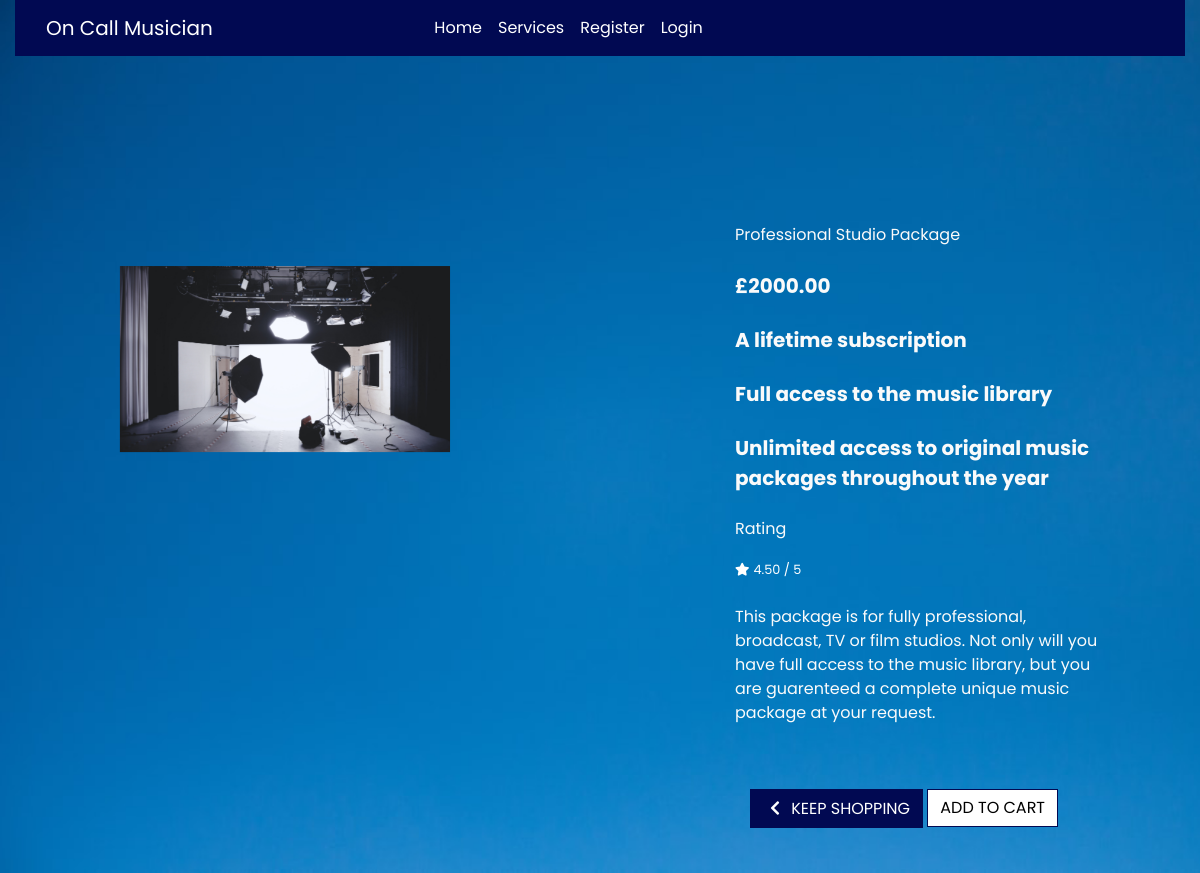
Screenshot of /services/3/ with the database file from the repository.
### services/models.py (models this page shows, shortened)
class Service(models.Model):
    name = models.CharField(max_length=254)
    description = models.TextField(max_length=400)
    price = models.DecimalField(max_digits=6, decimal_places=2)
    subscription = models.CharField(max_length=254, default='Subscription')
    access = models.CharField(max_length=254, default='Access')
    original_music = models.CharField(max_length=254, default='Original Music')
    rating = models.DecimalField(max_digits=6, decimal_places=2, null=True,
                                 blank=True)
    image_url = models.URLField(max_length=1024, null=True, blank=True)
    image = models.ImageField(null=True, blank=True)

### services/views.py (the view)
# urls.py: path('<int:service_id>/', views.service_detail, name='service_detail'),
def service_detail(request, service_id):
    service = get_object_or_404(Service, pk=service_id)
    context = {
        'service': service,
    }
    return render(request, 'services/service_detail.html', context)

### cart/contexts.py (called while the page is built, shortened)
def cart_contents(request):
    cart_items = []
    total = 0
    service_count = 0
    discount = 0
    cart = request.session.get('cart', {})
    if total < settings.TEN_PERCENT_DISCOUNT:
        discount = total * Decimal(settings.SINGLE_PRODUCT_COUNT)
        discount_delta = settings.TEN_PERCENT_DISCOUNT - total
    else:
        discount = 0
        discount_delta = 0
    grand_total = discount + total
    context = {
        'cart_items': cart_items,
        'total': total,
        'service_count': service_count,
        'discount': discount,
        'discount_delta': discount_delta,
        'ten_percent_discount': settings.TEN_PERCENT_DISCOUNT,
        'grand_total': grand_total,
    }
    return context

### services/templates/services/service_detail.html (shortened to what this page needs)
{% extends "base.html" %}
{% load static %}
{% block content %}
<div class="overlay"></div>
<div class="container-fluid image-container">
    <div class="col-12 col-md-6 col-lg-4 offset-lg-2">
        <div class=" my-5 ">
            {% if service.image %}
            <a href="{{ service.image.url }}" target="_blank">
                <img class="detail-img col-sm-12" src="{{ service.image.url }}" alt="{{ service.name }}">
            </a>
            {% else %}
            <a href="">
                <img class="detail-img" src="{{ MEDIA_URL }}noimage.png" alt="{{ service.name }}">
            </a>
            {% endif %}
        </div>
    </div>
</div>
<div class="service-details-container col-12 col-md-6 col-lg-4 col-sm-12">
    <div class=" mb-5 mt-md-5">
        <p class="mb-0">{{ service.name }}</p><br>
        <p class="lead mb-0 text-left font-weight-bold">£{{ service.price }}</p><br>
        <p class="lead mb-0 text-left font-weight-bold">{{ service.subscription }}</p><br>
        <p class="lead mb-0 text-left font-weight-bold">{{ service.access }}</p><br>
        <p class="lead mb-0 text-left font-weight-bold">{{ service.original_music }}</p><br>
        {% if service.rating %}
        <p>Rating</p>
        <small class="text-white"><i class="fas fa-star mr-1"></i>{{ service.rating }} / 5</small><br>
        {% else %}
        <small class="text-white">No Rating</small>
        {% endif %}<br>
        <p class="mb-0">{{ service.description }}</p>
        <div class="col-12">
            <form class="form" action="{% url 'add_to_cart' service.id %}" method="POST">
                <div class="form-row">
                    <div class="col-12">
                    </div>
                    <div class="col-12">
                        <a href="{% url 'services' %}" class="btn btn-blue rounded-0 mt-5">
                            <span class="icon">
                                <i class="fas fa-chevron-left"></i>
                            </span>
                            <span class="text-uppercase">Keep Shopping</span>
                        </a>
                        <input type="submit" class="btn btn-outline-blue rounded-0 text-uppercase mt-5"
                            value="Add to Cart">
                    </div>
                </div>
            </form>
        </div>
    </div>
</div>
    {% endblock %}

### static/css/base.css (style rules this page uses)
html { height: 100%; }
body { background: url('/media/hannah-troupe-wL_w5t_OKtI-unsplash.jpg') no-repeat center center fixed; background-size: cover; color: rgb(250, 250, 250); font-family: 'Poppins', sans-serif; }
.overlay { height: 100%; width: 100%; top: 0; left: 0; position: fixed; background-image: url(/media/overlay.png); background-size: cover; z-index: -1; }
.icon { align-items: center; display: inline-flex; justify-content: center; height: 1.5rem; width: 1.5rem; }
.btn-blue { background: rgb(1, 9, 82); color: white; }
.btn-outline-blue { background: white; color: black !important; border: 1px solid rgb(1, 9, 82); }
.image-container { position: absolute; right: 10%; top: 30%; }
.detail-img { min-width: 100%; max-width: 500px; }
.service-details-container { position: absolute; left: 60%; top: 1%; }
.text-white { color: rgb(255, 255, 255) !important; }
@media (min-width: 992px) { .image-container { position: absolute; top: 25%; } }
@media (min-width: 992px) { .service-details-container { position: absolute; top: 20%; } }

### rows the page displays
Service: image (picture), name "Professional Studio Package", price "2000.00", subscription "A lifetime subscription", access "Full access to the music library", original_music "Unlimited access to original music packages throughout the year", rating "4.50", description "This package is for fully professional, broadcast, TV or film studios. Not only will you have full access to the music library, but you are guarenteed a complete unique music package at your request."
